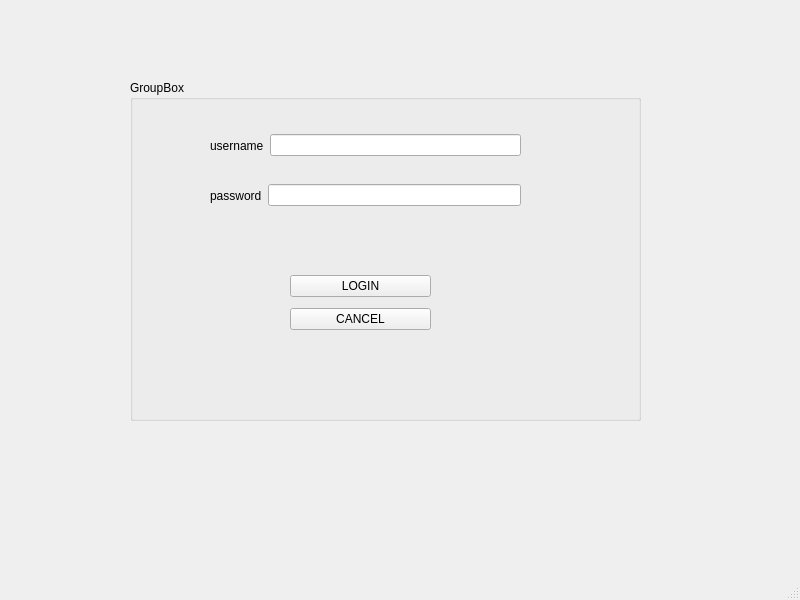
<?xml version="1.0" encoding="UTF-8"?>
<ui version="4.0">
 <class>MainWindow</class>
 <widget class="QMainWindow" name="MainWindow">
  <property name="geometry">
   <rect>
    <x>0</x>
    <y>0</y>
    <width>800</width>
    <height>600</height>
   </rect>
  </property>
  <property name="windowTitle">
   <string>MainWindow</string>
  </property>
  <widget class="QWidget" name="centralwidget">
   <widget class="QGroupBox" name="groupBox">
    <property name="geometry">
     <rect>
      <x>130</x>
      <y>80</y>
      <width>511</width>
      <height>341</height>
     </rect>
    </property>
    <property name="title">
     <string>GroupBox</string>
    </property>
    <widget class="QWidget" name="layoutWidget">
     <property name="geometry">
      <rect>
       <x>80</x>
       <y>40</y>
       <width>311</width>
       <height>51</height>
      </rect>
     </property>
     <layout class="QHBoxLayout" name="horizontalLayout">
      <item>
       <widget class="QLabel" name="label">
        <property name="text">
         <string>username</string>
        </property>
       </widget>
      </item>
      <item>
       <widget class="QLineEdit" name="lineEdit"/>
      </item>
     </layout>
    </widget>
    <widget class="QWidget" name="layoutWidget">
     <property name="geometry">
      <rect>
       <x>80</x>
       <y>90</y>
       <width>311</width>
       <height>51</height>
      </rect>
     </property>
     <layout class="QHBoxLayout" name="horizontalLayout_2">
      <item>
       <widget class="QLabel" name="label_2">
        <property name="text">
         <string>password</string>
        </property>
       </widget>
      </item>
      <item>
       <widget class="QLineEdit" name="lineEdit_2">
        <property name="echoMode">
         <enum>QLineEdit::Password</enum>
        </property>
       </widget>
      </item>
     </layout>
    </widget>
    <widget class="QWidget" name="layoutWidget">
     <property name="geometry">
      <rect>
       <x>160</x>
       <y>190</y>
       <width>141</width>
       <height>65</height>
      </rect>
     </property>
     <layout class="QVBoxLayout" name="verticalLayout">
      <item>
       <widget class="QPushButton" name="pushButton">
        <property name="autoFillBackground">
         <bool>true</bool>
        </property>
        <property name="text">
         <string>LOGIN</string>
        </property>
       </widget>
      </item>
      <item>
       <widget class="QPushButton" name="pushButton_2">
        <property name="autoFillBackground">
         <bool>true</bool>
        </property>
        <property name="text">
         <string>CANCEL</string>
        </property>
       </widget>
      </item>
     </layout>
    </widget>
   </widget>
  </widget>
  <widget class="QMenuBar" name="menubar">
   <property name="geometry">
    <rect>
     <x>0</x>
     <y>0</y>
     <width>800</width>
     <height>34</height>
    </rect>
   </property>
  </widget>
  <widget class="QStatusBar" name="statusbar"/>
 </widget>
 <resources/>
 <connections/>
</ui>
